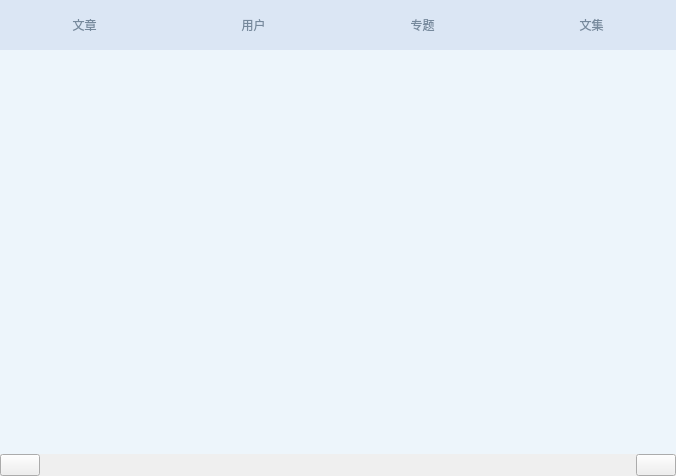
<?xml version="1.0" encoding="UTF-8"?>
<ui version="4.0">
 <class>Widget_Search</class>
 <widget class="QWidget" name="Widget_Search">
  <property name="geometry">
   <rect>
    <x>0</x>
    <y>0</y>
    <width>676</width>
    <height>476</height>
   </rect>
  </property>
  <property name="windowTitle">
   <string>Form</string>
  </property>
  <property name="styleSheet">
   <string notr="true"/>
  </property>
  <layout class="QGridLayout" name="gridLayout">
   <property name="leftMargin">
    <number>0</number>
   </property>
   <property name="topMargin">
    <number>0</number>
   </property>
   <property name="rightMargin">
    <number>0</number>
   </property>
   <property name="bottomMargin">
    <number>0</number>
   </property>
   <property name="spacing">
    <number>0</number>
   </property>
   <item row="0" column="0" colspan="3">
    <widget class="QWidget" name="widget" native="true">
     <layout class="QHBoxLayout" name="horizontalLayout">
      <property name="spacing">
       <number>0</number>
      </property>
      <property name="leftMargin">
       <number>0</number>
      </property>
      <property name="topMargin">
       <number>0</number>
      </property>
      <property name="rightMargin">
       <number>0</number>
      </property>
      <property name="bottomMargin">
       <number>0</number>
      </property>
      <item>
       <widget class="QPushButton" name="pushButton_note">
        <property name="minimumSize">
         <size>
          <width>100</width>
          <height>50</height>
         </size>
        </property>
        <property name="styleSheet">
         <string notr="true">QPushButton{
	background:rgb(219,230,244);
	border:0px;
	color:rgb(118,137,156);
	
	font: 10pt &quot;华文中宋&quot;;
}

QPushButton:focus{
	background:rgb(237,245,253);
	color:rgb(88,109,131);
}</string>
        </property>
        <property name="text">
         <string>文章</string>
        </property>
       </widget>
      </item>
      <item>
       <widget class="QPushButton" name="pushButton_user">
        <property name="minimumSize">
         <size>
          <width>100</width>
          <height>50</height>
         </size>
        </property>
        <property name="styleSheet">
         <string notr="true">QPushButton{
	background:rgb(219,230,244);
	color:rgb(118,137,156);
	border:0px;
	font: 10pt &quot;华文中宋&quot;;
}

QPushButton:focus{
	background:rgb(237,245,253);
	color:rgb(88,109,131);
}</string>
        </property>
        <property name="text">
         <string>用户</string>
        </property>
       </widget>
      </item>
      <item>
       <widget class="QPushButton" name="pushButton_collection">
        <property name="minimumSize">
         <size>
          <width>100</width>
          <height>50</height>
         </size>
        </property>
        <property name="styleSheet">
         <string notr="true">QPushButton{
	background:rgb(219,230,244);

	color:rgb(118,137,156);
	border:0px;
	font: 10pt &quot;华文中宋&quot;;
}

QPushButton:focus{
	background:rgb(237,245,253);
	color:rgb(88,109,131);
}</string>
        </property>
        <property name="text">
         <string>专题</string>
        </property>
       </widget>
      </item>
      <item>
       <widget class="QPushButton" name="pushButton_notebook">
        <property name="minimumSize">
         <size>
          <width>100</width>
          <height>50</height>
         </size>
        </property>
        <property name="styleSheet">
         <string notr="true">QPushButton{
	background:rgb(219,230,244);
	color:rgb(118,137,156);
	border:0px;
	font: 10pt &quot;华文中宋&quot;;
}

QPushButton:focus{
	background:rgb(237,245,253);
	color:rgb(88,109,131);
}</string>
        </property>
        <property name="text">
         <string>文集</string>
        </property>
       </widget>
      </item>
     </layout>
    </widget>
   </item>
   <item row="1" column="0" colspan="3">
    <widget class="QScrollArea" name="scrollArea">
     <property name="styleSheet">
      <string notr="true">background:rgb(237,245,251);
border:white;
</string>
     </property>
     <property name="widgetResizable">
      <bool>true</bool>
     </property>
     <widget class="QWidget" name="scrollAreaWidgetContents">
      <property name="geometry">
       <rect>
        <x>0</x>
        <y>0</y>
        <width>676</width>
        <height>406</height>
       </rect>
      </property>
     </widget>
    </widget>
   </item>
   <item row="2" column="0">
    <widget class="QPushButton" name="pushButton_prevPage">
     <property name="sizePolicy">
      <sizepolicy hsizetype="Fixed" vsizetype="Fixed">
       <horstretch>0</horstretch>
       <verstretch>0</verstretch>
      </sizepolicy>
     </property>
     <property name="minimumSize">
      <size>
       <width>0</width>
       <height>0</height>
      </size>
     </property>
     <property name="text">
      <string/>
     </property>
    </widget>
   </item>
   <item row="2" column="1">
    <spacer name="horizontalSpacer">
     <property name="orientation">
      <enum>Qt::Horizontal</enum>
     </property>
     <property name="sizeHint" stdset="0">
      <size>
       <width>40</width>
       <height>20</height>
      </size>
     </property>
    </spacer>
   </item>
   <item row="2" column="2">
    <widget class="QPushButton" name="pushButton_nextPage">
     <property name="sizePolicy">
      <sizepolicy hsizetype="Fixed" vsizetype="Fixed">
       <horstretch>0</horstretch>
       <verstretch>0</verstretch>
      </sizepolicy>
     </property>
     <property name="minimumSize">
      <size>
       <width>0</width>
       <height>0</height>
      </size>
     </property>
     <property name="text">
      <string/>
     </property>
    </widget>
   </item>
  </layout>
 </widget>
 <resources/>
 <connections/>
</ui>
